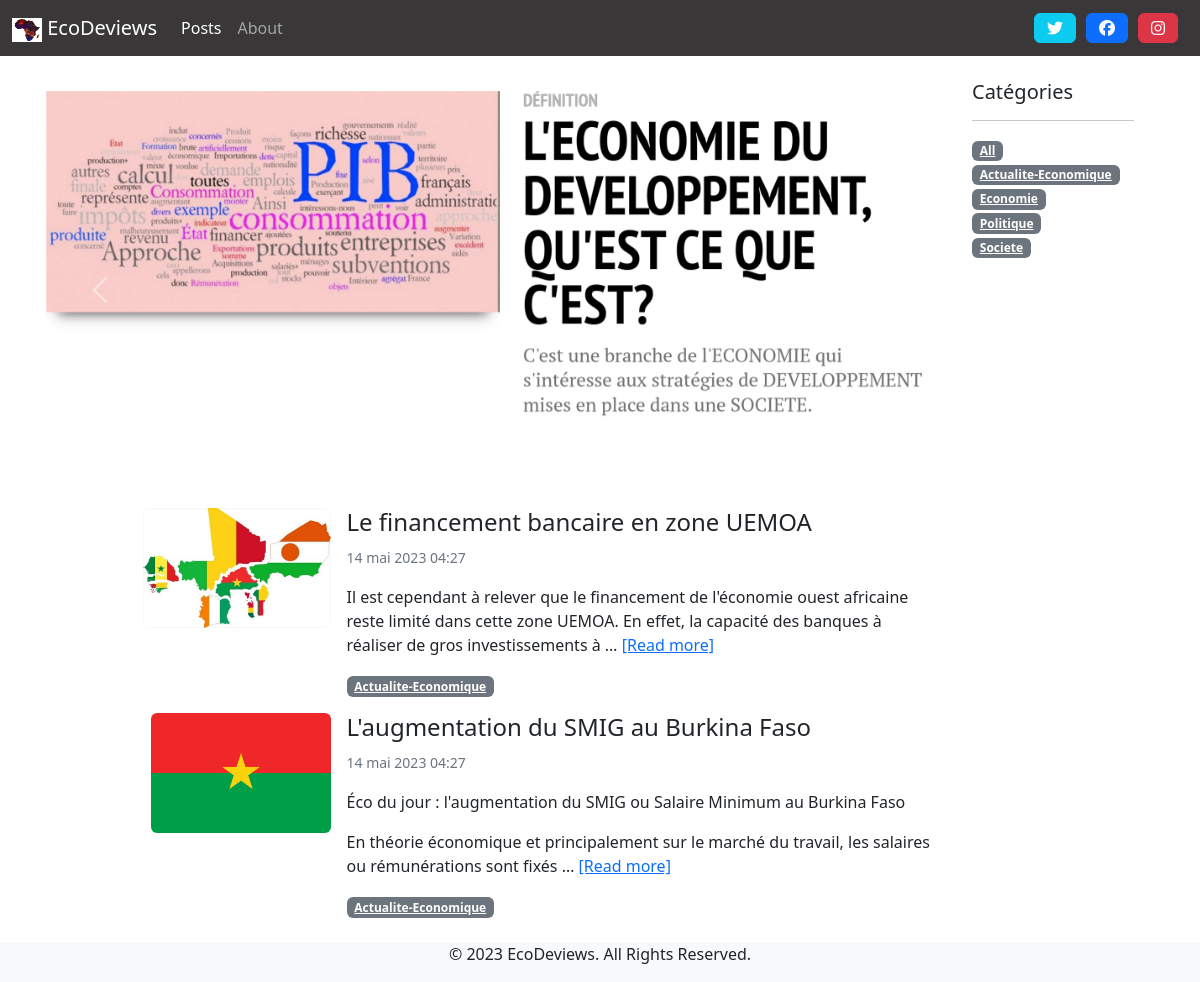
The app's page /blog/posts/Actualite-Economique/ with its own data.
### blog/models.py (models this page shows, shortened)
class PostCategory(models.Model):
    name = models.CharField(max_length=50)
    def slug(self):
        return slugify(self.name)

class Post(models.Model):
    title = models.CharField(max_length=100)
    category = models.ForeignKey('PostCategory',
                                 null=True,
                                 blank=True,
                                 on_delete=models.DO_NOTHING)
    redactor = models.ForeignKey('Redactor',
                                 on_delete=models.DO_NOTHING)
    illustration = models.ImageField(upload_to='posts/', blank=True, null=True)
    published = models.BooleanField(default=False)
    text = models.TextField(blank=True)
    created_at = models.DateTimeField(auto_now_add=True)

### blog/views.py (the view)
# urls.py: path('posts/', views.post_list, name='home'),
def post_list(request, category_name=model_helpers.post_category_all.slug()):
    category, posts = model_helpers.get_category_and_posts(category_name)
    categories = model_helpers.get_categories()
    context = {
        'navigation_items': navigation.navigation_items(navigation.NAV_POSTS),
        'category': category,
        'posts': posts,
        'categories': categories,
    }
    return render(request, 'blog/post_list.html', context)

### blog/model_helpers.py (called while the page is built)
def get_category_and_posts(category_name):
    posts = Post.objects.filter(published=True)
    if category_name == post_category_all.slug():
        category = post_category_all
    else:
        try:
            category = PostCategory.objects.get(name__iexact=category_name)
            posts = posts.filter(category=category)
        except PostCategory.DoesNotExist:
            category = PostCategory(name=category_name)
            posts = Post.objects.none()
    posts = posts.order_by('-created_at')
    return category, posts

def get_categories():
    categories = list(PostCategory.objects.all())
    categories.insert(0, post_category_all)
    return categories

### blog/navigation.py (called while the page is built)
def navigation_items(selected_item):
    items = []
    for name, url in NAV_ITEMS:
        items.append({
            'name': name,
            'url': url,
            'active': True if selected_item == name else False
        })
    return items

### blog/templates/blog/post_list.html (shortened to what this page needs)
{% extends 'base.html' %}
{% load static %}
{% block content %}
    <div class="row">
        <div class=" col-sm-10 carousel slide" id="carouselExampleInterval" data-bs-ride="carousel">
            <div class="carousel-inner">
                <div class="carousel-item active" data-bs-interval="10000">
                    <img src="{% static 'img/img1.png' %}" class="d-block w-100 img-fluid" alt="...">
                </div>
            </div>
            <button class="carousel-control-prev" type="button" data-bs-target="#carouselExampleInterval"
                    data-bs-slide="prev">
                <span class="carousel-control-prev-icon" aria-hidden="true"></span>
            </button>
            <button class="carousel-control-next" type="button" data-bs-target="#carouselExampleInterval"
                    data-bs-slide="next">
                <span class="carousel-control-next-icon" aria-hidden="true"></span>
            </button>
        </div>
        <div class="col-sm-2 ">
            <h5>Catégories</h5>
            <hr>
            <ul class="list-unstyled">
                {% for cat in categories %}
                    <li>
                        <a href="{% url 'post-list' cat.slug %}" class="badge bg-secondary text-white">
                            {{ cat.name|capfirst }}
                        </a>
                    </li>
                {% endfor %}
            </ul>
        </div>
    </div>
    <div class="row">
    <div class="col-12 col-sm-9 offset-sm-1" >
    <table class="table table-hover table-borderless ">
        {% for post in posts %}
            <tr>
                <td>
                    <a href="{% url 'post-detail' post.pk %}">
                    <img src="{{ post.illustration.url }} "
                         class="img-fluid float-end rounded mx-auto d-block "
                         style="max-width: 200px; max-height: 120px; "/>
                    </a>
                </td>
                <td>
                    <a href="{% url 'post-detail' post.pk %}"
                       class="link-dark text-decoration-none">
                        <h4>
                            {{ post.title }}
                        </h4>
                    </a>
                    <small class="text-muted ">
                        {{ post.created_at }}
                    </small>
                    <p class="text-muted">
                        {{ post.text|linebreaks|safe|truncatewords:30 }}
                        <a href="{% url 'post-detail' post.pk %}">[Read more]</a>
                    </p>
                    <a href="{% url 'post-list' post.category.slug %}" class="badge bg-secondary text-white">
                        {{ post.category.name|capfirst }}
                    </a>
                </td>
        {% endfor %}
    </table>
    </div>
</div>
{% endblock content %}

### records on screen
PostCategory: name "Actualite-Economique"
PostCategory: name "Economie"
PostCategory: name "Politique"
PostCategory: name "Societe"
Post: illustration (picture), title "Le financement bancaire en zone UEMOA", created_at "14 mai 2023 04:27", text "Il est cependant à relever que le financement de l'économie ouest africaine reste limité dans cette zone UEMOA. En effet, la capacité des banques à réaliser de gros investissements à …", category.name "Actualite-Economique"
Post: illustration (picture), title "L'augmentation du SMIG au Burkina Faso", created_at "14 mai 2023 04:27", text "Éco du jour : l'augmentation du SMIG ou Salaire Minimum au Burkina Faso En théorie économique et principalement sur le marché du travail, les salaires ou rémunérations sont fixés …", category.name "Actualite-Economique"

### other values on screen
{{ item.name }} "Posts" "About"
{{ cat.name|capfirst }} "All"
